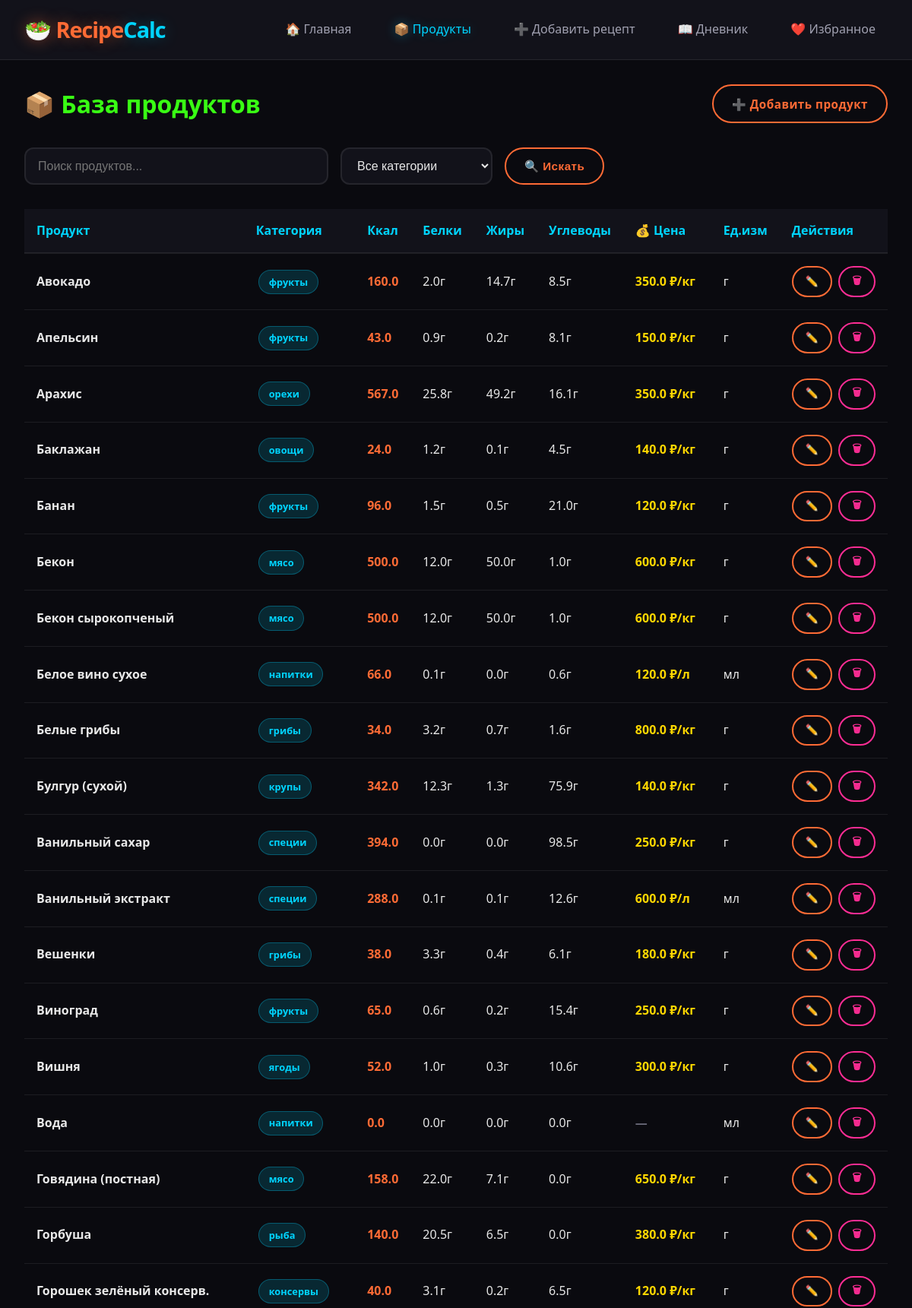
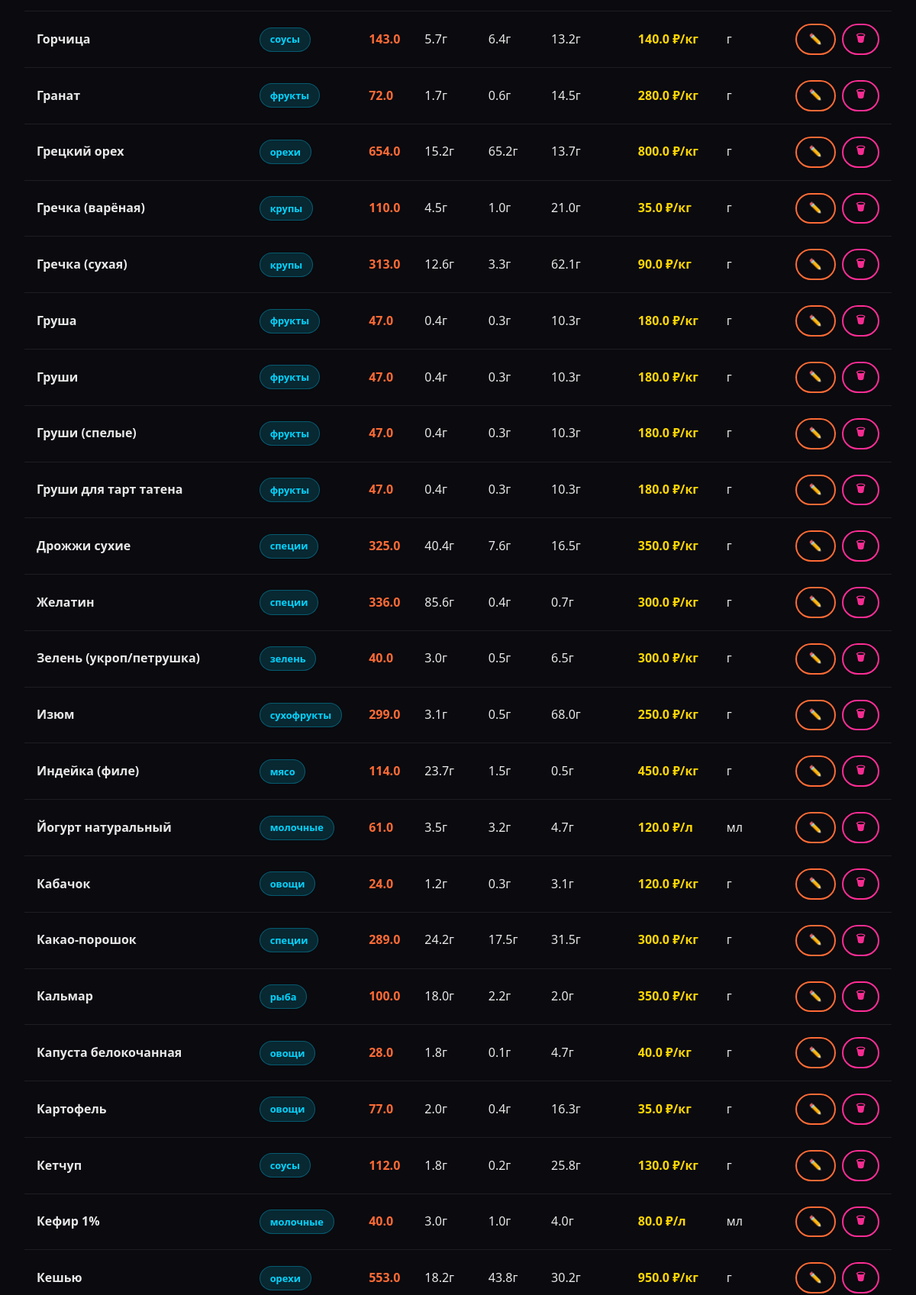
Screenshot of /products/ (upper part) with the database file from the repository (2 pictures, top to bottom).
### models.py (models this page shows, shortened)
class Product(db.Model):
    id = db.Column(db.Integer, primary_key=True)
    name = db.Column(db.String(200), nullable=False, unique=True)
    calories = db.Column(db.Float, default=0.0)
    proteins = db.Column(db.Float, default=0.0)
    fats = db.Column(db.Float, default=0.0)
    carbs = db.Column(db.Float, default=0.0)
    category = db.Column(db.String(100), default='')
    image = db.Column(db.String(300), default='')
    default_unit = db.Column(db.String(20), default='г')
    price = db.Column(db.Float, default=0.0)           # Цена
    price_unit = db.Column(db.String(20), default='кг') # ← НОВОЕ: за что цена (кг, шт, л, 100г)
    created_at = db.Column(db.DateTime, default=datetime.utcnow)

### routes/products.py (the view)
@products_bp.route('/')
def product_list():
    search_query = request.args.get('q', '')
    category_filter = request.args.get('category', '')
    query = Product.query
    if search_query:
        query = query.filter(Product.name.ilike(f'%{search_query}%'))
    if category_filter:
        query = query.filter(Product.category == category_filter)
    products = query.order_by(Product.name).all()
    categories = [row[0] for row in
                  Product.query.with_entities(Product.category).distinct().all()
                  if row[0]]
    return render_template('products.html',
                           products=products,
                           query=search_query,
                           categories=sorted(categories),
                           category_filter=category_filter,
                           format_price=format_price)

### templates/products.html (shortened to what this page needs)
{% extends "base.html" %}
{% block content %}
<div class="d-flex justify-content-between align-items-center mb-4">
    <h1 style="color: var(--neon-green);">📦 База продуктов</h1>
    <a href="{{ url_for('products.add_product') }}" class="btn btn-primary">
        ➕ Добавить продукт
    </a>
</div>
<div class="d-flex gap-3 mb-4 flex-wrap">
    <form action="{{ url_for('products.product_list') }}" method="GET" class="d-flex gap-2 flex-wrap" style="flex:1;">
        <input type="text" name="q" class="form-control" placeholder="Поиск продуктов..."
               value="{{ query }}" style="max-width:400px;">
        <select name="category" class="form-control" style="max-width:200px;">
            <option value="">Все категории</option>
        </select>
        <button type="submit" class="btn btn-primary">🔍 Искать</button>
    </form>
</div>
<div class="table-container">
    <table>
        <thead>
    <tr>
        <th>Продукт</th>
        <th>Категория</th>
        <th>Ккал</th>
        <th>Белки</th>
        <th>Жиры</th>
        <th>Углеводы</th>
        <th>💰 Цена</th>
        <th>Ед.изм</th>
        <th>Действия</th>
    </tr>
</thead>
<tbody>
    {% for product in products %}
    <tr>
        <td><strong>{{ product.name }}</strong></td>
        <td>
            {% if product.category %}
            <span class="badge badge-primary">{{ product.category }}</span>
            {% endif %}
        </td>
        <td style="color: var(--neon-orange); font-weight:600;">{{ product.calories }}</td>
        <td>{{ product.proteins }}г</td>
        <td>{{ product.fats }}г</td>
        <td>{{ product.carbs }}г</td>
        <td style="color: #ffd700; font-weight:600;">
            {% if product.price and product.price > 0 %}
                {{ product.price }} ₽/{{ product.price_unit or 'кг' }}
            {% else %}
                <span style="color: var(--text-muted);">—</span>
            {% endif %}
        </td>
        <td>{{ product.default_unit }}</td>
        <td>
            <div class="d-flex gap-1">
                <a href="{{ url_for('products.edit_product', product_id=product.id) }}"
                   class="btn btn-primary btn-sm">✏️</a>
                <form action="{{ url_for('products.delete_product', product_id=product.id) }}"
                      method="POST" data-confirm="Удалить продукт «{{ product.name }}»?"
                      style="display:inline;">
                    <button type="submit" class="btn btn-danger btn-sm">🗑</button>
                </form>
            </div>
        </td>
    </tr>
    {% endfor %}
</tbody>
    </table>
</div>
{% endblock %}

### static/css/style.css (style rules this page uses)
:root { --bg-primary: #0a0a0f; --bg-secondary: #12121a; --bg-card: #1a1a24; --bg-card-hover: #222230; --neon-orange: #ff6b35; --neon-orange-glow: rgba(255, 107, 53, 0.4); --neon-green: #39ff14; --neon-green-glow: rgba(57, 255, 20, 0.3); --neon-blue: #00d4ff; --neon-blue-glow: rgba(0, 212, 255, 0.3); --neon-pink: #ff2d95; --neon-pink-glow: rgba(255, 45, 149, 0.3); --neon-yellow: #ffd700; --text-primary: #e8e8e8; --text-secondary: #a0a0b0; --text-muted: #6a6a7a; --border-color: rgba(255, 255, 255, 0.08); --success: #39ff14; --warning: #ffd700; --danger: #ff2d95; --radius-sm: 8px; --radius-md: 12px; --radius-lg: 20px; --radius-xl: 28px; --transition: all 0.3s cubic-bezier(0.4, 0, 0.2, 1); }
* { margin: 0; padding: 0; box-sizing: border-box; }
body { font-family: 'Segoe UI', system-ui, -apple-system, sans-serif; background: var(--bg-primary); color: var(--text-primary); line-height: 1.6; min-height: 100vh; }
.btn { display: inline-block; padding: 0.7rem 1.5rem; border: 2px solid transparent; border-radius: var(--radius-xl); font-weight: 600; text-decoration: none; cursor: pointer; transition: var(--transition); font-size: 0.95rem; letter-spacing: 0.5px; }
.btn-primary { background: transparent; border-color: var(--neon-orange); color: var(--neon-orange); }
.btn-danger { background: transparent; border-color: var(--danger); color: var(--danger); }
.btn-sm { padding: 0.4rem 1rem; font-size: 0.85rem; }
.form-control { width: 100%; padding: 0.8rem 1rem; background: var(--bg-secondary); border: 2px solid var(--border-color); border-radius: var(--radius-md); color: var(--text-primary); font-size: 1rem; transition: var(--transition); }
select.form-control { cursor: pointer; }
.badge { display: inline-block; padding: 0.3rem 0.8rem; border-radius: 20px; font-size: 0.8rem; font-weight: 600; margin: 0.2rem; }
.badge-primary { background: rgba(0, 212, 255, 0.15); color: var(--neon-blue); border: 1px solid rgba(0, 212, 255, 0.3); }
.table-container { overflow-x: auto; }
table { width: 100%; border-collapse: collapse; }
th { background: var(--bg-secondary); padding: 1rem; text-align: left; font-weight: 700; color: var(--neon-blue); border-bottom: 2px solid var(--border-color); }
td { padding: 1rem; border-bottom: 1px solid var(--border-color); }
.mb-4 { margin-bottom: 2rem; }
.d-flex { display: flex; }
.align-items-center { align-items: center; }
.justify-content-between { justify-content: space-between; }
.gap-1 { gap: 0.5rem; }
.gap-2 { gap: 1rem; }
.gap-3 { gap: 1.5rem; }
.flex-wrap { flex-wrap: wrap; }

### rows the page displays
Product: name "Авокадо", category "фрукты", calories "160.0", proteins "2.0", fats "14.7", carbs "8.5", price "350.0", price_unit "кг", default_unit "г"
Product: name "Апельсин", category "фрукты", calories "43.0", proteins "0.9", fats "0.2", carbs "8.1", price "150.0", price_unit "кг", default_unit "г"
Product: name "Арахис", category "орехи", calories "567.0", proteins "25.8", fats "49.2", carbs "16.1", price "350.0", price_unit "кг", default_unit "г"
Product: name "Баклажан", category "овощи", calories "24.0", proteins "1.2", fats "0.1", carbs "4.5", price "140.0", price_unit "кг", default_unit "г"
Product: name "Банан", category "фрукты", calories "96.0", proteins "1.5", fats "0.5", carbs "21.0", price "120.0", price_unit "кг", default_unit "г"
Product: name "Бекон", category "мясо", calories "500.0", proteins "12.0", fats "50.0", carbs "1.0", price "600.0", price_unit "кг", default_unit "г"
Product: name "Бекон сырокопченый", category "мясо", calories "500.0", proteins "12.0", fats "50.0", carbs "1.0", price "600.0", price_unit "кг", default_unit "г"
Product: name "Белое вино сухое", category "напитки", calories "66.0", proteins "0.1", fats "0.0", carbs "0.6", price "120.0", price_unit "л", default_unit "мл"
Product: name "Белые грибы", category "грибы", calories "34.0", proteins "3.2", fats "0.7", carbs "1.6", price "800.0", price_unit "кг", default_unit "г"
Product: name "Булгур (сухой)", category "крупы", calories "342.0", proteins "12.3", fats "1.3", carbs "75.9", price "140.0", price_unit "кг", default_unit "г"
Product: name "Ванильный сахар", category "специи", calories "394.0", proteins "0.0", fats "0.0", carbs "98.5", price "250.0", price_unit "кг", default_unit "г"
Product: name "Ванильный экстракт", category "специи", calories "288.0", proteins "0.1", fats "0.1", carbs "12.6", price "600.0", price_unit "л", default_unit "мл"
Product: name "Вешенки", category "грибы", calories "38.0", proteins "3.3", fats "0.4", carbs "6.1", price "180.0", price_unit "кг", default_unit "г"
Product: name "Виноград", category "фрукты", calories "65.0", proteins "0.6", fats "0.2", carbs "15.4", price "250.0", price_unit "кг", default_unit "г"
Product: name "Вишня", category "ягоды", calories "52.0", proteins "1.0", fats "0.3", carbs "10.6", price "300.0", price_unit "кг", default_unit "г"
Product: name "Вода", category "напитки", calories "0.0", proteins "0.0", fats "0.0", carbs "0.0", default_unit "мл"
Product: name "Говядина (постная)", category "мясо", calories "158.0", proteins "22.0", fats "7.1", carbs "0.0", price "650.0", price_unit "кг", default_unit "г"
Product: name "Горбуша", category "рыба", calories "140.0", proteins "20.5", fats "6.5", carbs "0.0", price "380.0", price_unit "кг", default_unit "г"
Product: name "Горошек зелёный консерв.", category "консервы", calories "40.0", proteins "3.1", fats "0.2", carbs "6.5", price "120.0", price_unit "кг", default_unit "г"
Product: name "Горчица", category "соусы", calories "143.0", proteins "5.7", fats "6.4", carbs "13.2", price "140.0", price_unit "кг", default_unit "г"
Product: name "Гранат", category "фрукты", calories "72.0", proteins "1.7", fats "0.6", carbs "14.5", price "280.0", price_unit "кг", default_unit "г"
Product: name "Грецкий орех", category "орехи", calories "654.0", proteins "15.2", fats "65.2", carbs "13.7", price "800.0", price_unit "кг", default_unit "г"
Product: name "Гречка (варёная)", category "крупы", calories "110.0", proteins "4.5", fats "1.0", carbs "21.0", price "35.0", price_unit "кг", default_unit "г"
Product: name "Гречка (сухая)", category "крупы", calories "313.0", proteins "12.6", fats "3.3", carbs "62.1", price "90.0", price_unit "кг", default_unit "г"
Product: name "Груша", category "фрукты", calories "47.0", proteins "0.4", fats "0.3", carbs "10.3", price "180.0", price_unit "кг", default_unit "г"
Product: name "Груши", category "фрукты", calories "47.0", proteins "0.4", fats "0.3", carbs "10.3", price "180.0", price_unit "кг", default_unit "г"
Product: name "Груши (спелые)", category "фрукты", calories "47.0", proteins "0.4", fats "0.3", carbs "10.3", price "180.0", price_unit "кг", default_unit "г"
Product: name "Груши для тарт татена", category "фрукты", calories "47.0", proteins "0.4", fats "0.3", carbs "10.3", price "180.0", price_unit "кг", default_unit "г"
Product: name "Дрожжи сухие", category "специи", calories "325.0", proteins "40.4", fats "7.6", carbs "16.5", price "350.0", price_unit "кг", default_unit "г"
Product: name "Желатин", category "специи", calories "336.0", proteins "85.6", fats "0.4", carbs "0.7", price "300.0", price_unit "кг", default_unit "г"
Product: name "Зелень (укроп/петрушка)", category "зелень", calories "40.0", proteins "3.0", fats "0.5", carbs "6.5", price "300.0", price_unit "кг", default_unit "г"
Product: name "Изюм", category "сухофрукты", calories "299.0", proteins "3.1", fats "0.5", carbs "68.0", price "250.0", price_unit "кг", default_unit "г"
Product: name "Индейка (филе)", category "мясо", calories "114.0", proteins "23.7", fats "1.5", carbs "0.5", price "450.0", price_unit "кг", default_unit "г"
Product: name "Йогурт натуральный", category "молочные", calories "61.0", proteins "3.5", fats "3.2", carbs "4.7", price "120.0", price_unit "л", default_unit "мл"
Product: name "Кабачок", category "овощи", calories "24.0", proteins "1.2", fats "0.3", carbs "3.1", price "120.0", price_unit "кг", default_unit "г"
Product: name "Какао-порошок", category "специи", calories "289.0", proteins "24.2", fats "17.5", carbs "31.5", price "300.0", price_unit "кг", default_unit "г"
Product: name "Кальмар", category "рыба", calories "100.0", proteins "18.0", fats "2.2", carbs "2.0", price "350.0", price_unit "кг", default_unit "г"
Product: name "Капуста белокочанная", category "овощи", calories "28.0", proteins "1.8", fats "0.1", carbs "4.7", price "40.0", price_unit "кг", default_unit "г"
Product: name "Картофель", category "овощи", calories "77.0", proteins "2.0", fats "0.4", carbs "16.3", price "35.0", price_unit "кг", default_unit "г"
Product: name "Кетчуп", category "соусы", calories "112.0", proteins "1.8", fats "0.2", carbs "25.8", price "130.0", price_unit "кг", default_unit "г"
Product: name "Кефир 1%", category "молочные", calories "40.0", proteins "3.0", fats "1.0", carbs "4.0", price "80.0", price_unit "л", default_unit "мл"
Product: name "Кешью", category "орехи", calories "553.0", proteins "18.2", fats "43.8", carbs "30.2", price "950.0", price_unit "кг", default_unit "г"
